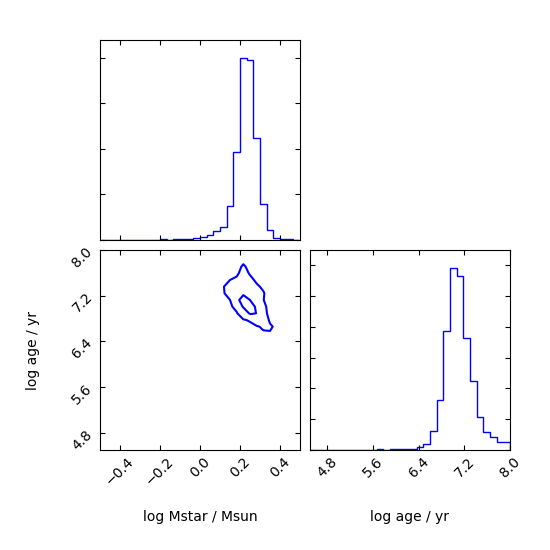

Python code for this plot:
import numpy as np
import os
import sys
import corner

dat = np.load('hd142666_mt_test.npz')
logM = dat['logMstar']
logAGE = dat['logAGE']

posts = np.column_stack([logM, logAGE])

levs = 1.-np.exp(-0.5*(np.arange(2)+1)**2)
fig = corner.corner(posts, plot_datapoints=False, bins=30, levels=levs, 
                    range=[(-0.5, 0.5), (4.5, 8.0)], no_fill_contours=True,
                    plot_density=False, color='b', labels=['log Mstar / Msun', 
                    'log age / yr'])

print(np.percentile(logM, [50., 16., 84.]))
print(np.percentile(logAGE, [50., 16., 84.]))

#posts = np.column_stack([logM, logAGE])
#corner.corner(posts, plot_datapoints=False, bins=30, levels=levs,
#              range=[(-1.1, -0.3), (4.5, 8.0)], fig=fig,
#              plot_density=False, no_fill_contours=True, color='r')



fig.savefig('corner_hd142666.png')
fig.clf()
